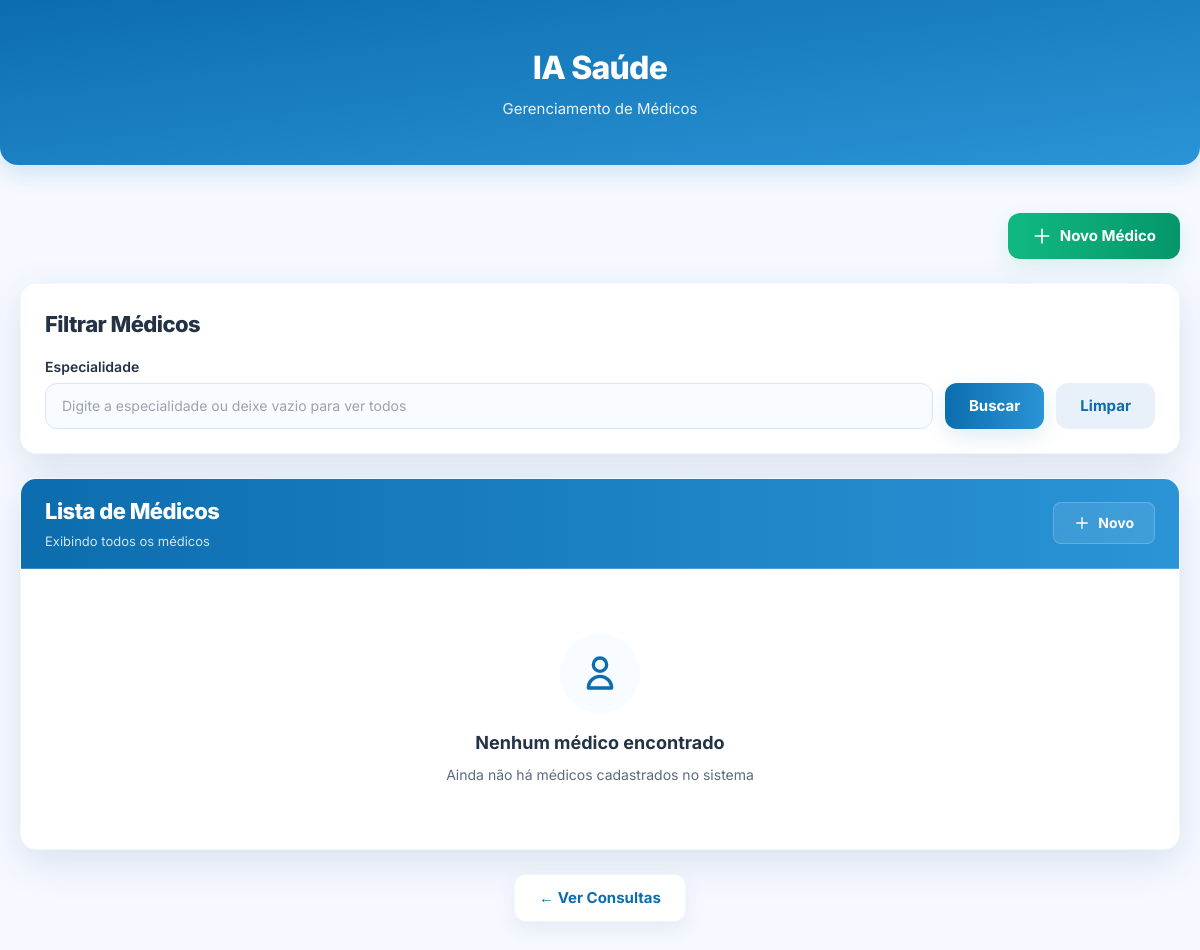
Before: /listar_medicos with the older database file.
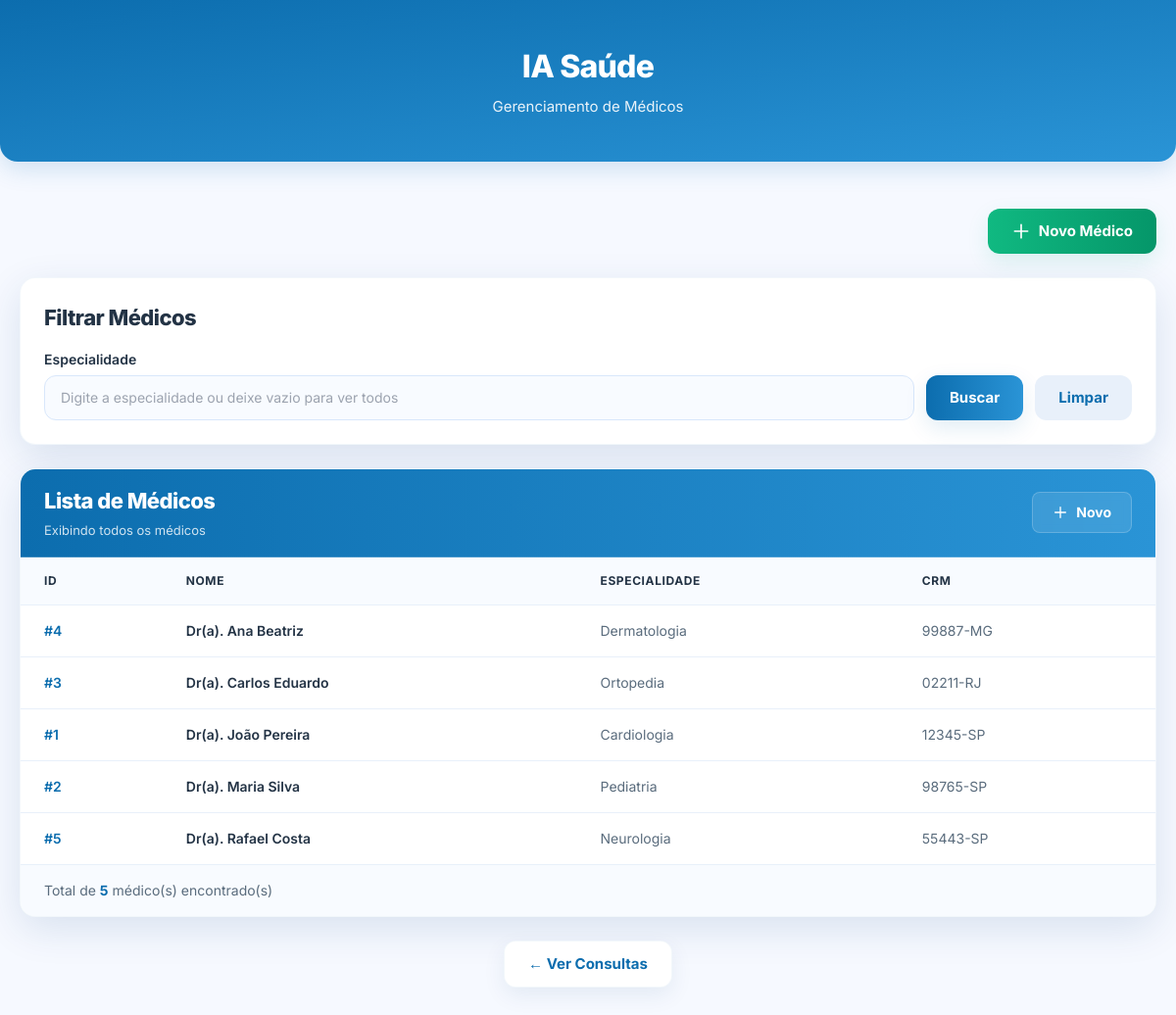
After: the same page with the newer database file.
### backend/models.py (models this page shows)
class Medico(Base):
    __tablename__ = 'medico'
    id = Column(Integer, primary_key=True, autoincrement=True)
    nome = Column(String, nullable=False)
    especialidade = Column(String, nullable=False)
    crm = Column(String, nullable=False)

### app.py (the view)
@app.route('/listar_medicos')
def listar_medicos():
    especialidade = request.args.get('especialidade', 'todos')
    try:
        sql = db_session.query(
            med.id.label('IDMedico'),
            med.nome.label('NomeMedico'),
            med.especialidade.label('Especialidade'),
            med.crm.label('CRM')
        )
        if especialidade != 'todos':
            sql = sql.filter(med.especialidade == especialidade)
        sql = sql.order_by(med.nome.asc())
        resultado = sql.all()
    except Exception:
        resultado = []
    return render_template('listar_medicos.html', especialidade=especialidade, resultado=resultado)

### app.py (called while the page is built)
@app.teardown_appcontext
def shutdown_session(exception=None):
    db_session.close()

### templates/listar_medicos.html (shortened to what this page needs)
<!DOCTYPE html>
<html lang="pt-br">
<head>
    <script src="https://cdn.tailwindcss.com"></script>
</head>
<body class="bg-[#f6f9ff] min-h-screen">
    <div class="w-full py-11 px-5 bg-gradient-to-br from-[#0c6dae] to-[#2a94d6] text-white text-center rounded-b-[18px] shadow-[0_8px_25px_rgba(12,106,174,0.16)]">
        <h1 class="text-[32px] font-extrabold tracking-tight mb-1.5">IA Saúde</h1>
        <p class="text-[15px] opacity-90">Gerenciamento de Médicos</p>
    </div>
    <div class="max-w-[1200px] mx-auto mt-12 px-5">
        <div class="mb-6 flex justify-end">
            <a
                href="{{ url_for('criacao_medicos') }}"
                class="px-6 py-3 rounded-xl bg-gradient-to-r from-[#10b981] to-[#059669] text-white font-bold text-[15px] shadow-[0_8px_22px_rgba(16,185,129,0.12)] hover:translate-y-[-2px] hover:shadow-[0_12px_28px_rgba(16,185,129,0.16)] hover:brightness-105 transition-all duration-200 inline-flex items-center gap-2"
            >
                <svg class="w-5 h-5" fill="none" stroke="currentColor" viewBox="0 0 24 24">
                    <path stroke-linecap="round" stroke-linejoin="round" stroke-width="2" d="M12 4v16m8-8H4"></path>
                </svg>
                Novo Médico
            </a>
        </div>
        <div class="bg-white rounded-2xl shadow-[0_12px_40px_rgba(10,60,120,0.12)] p-6 mb-6 border border-[rgba(44,113,180,0.06)]">
            <h2 class="text-[22px] font-extrabold text-[#233345] mb-4 tracking-tight">Filtrar Médicos</h2>
            <form method="GET" action="{{ url_for('listar_medicos') }}" class="flex gap-3 items-end">
                <div class="flex-1">
                    <label for="especialidade" class="block text-sm font-semibold text-[#233345] mb-1.5">Especialidade</label>
                    <input
                        type="text"
                        id="especialidade"
                        name="especialidade"
                        placeholder="Digite a especialidade ou deixe vazio para ver todos"
                        value="{% if especialidade != 'todos' %}{{ especialidade }}{% endif %}"
                        class="w-full px-4 py-3 text-sm rounded-xl border border-[#d8e7fb] bg-[#f8fbff] focus:border-[#0c6dae] focus:shadow-[0_6px_18px_rgba(12,106,174,0.12)] focus:outline-none transition-all"
                    >
                </div>
                <button
                    type="submit"
                    class="px-6 py-3 rounded-xl bg-gradient-to-r from-[#0c6dae] to-[#2a94d6] text-white font-bold text-[15px] shadow-[0_8px_22px_rgba(12,106,174,0.12)] hover:translate-y-[-2px] hover:shadow-[0_12px_28px_rgba(12,106,174,0.16)] hover:brightness-105 transition-all duration-200"
                >
                    Buscar
                </button>
                <a
                    href="{{ url_for('listar_medicos') }}"
                    class="px-6 py-3 rounded-xl bg-[#e8f0fa] text-[#0c6dae] font-bold text-[15px] hover:bg-[#d8e7fb] transition-all duration-200"
                >
                    Limpar
                </a>
            </form>
        </div>
        <div class="bg-white rounded-2xl shadow-[0_12px_40px_rgba(10,60,120,0.12)] overflow-hidden border border-[rgba(44,113,180,0.06)]">
            <div class="px-6 py-4 bg-gradient-to-r from-[#0c6dae] to-[#2a94d6] border-b border-[rgba(255,255,255,0.2)] flex justify-between items-center">
                <div>
                    <h2 class="text-[22px] font-extrabold text-white tracking-tight">Lista de Médicos</h2>
                    <p class="text-[13px] text-white/80 mt-1">
                        {% if especialidade != 'todos' %}
                            Resultados para: <strong>{{ especialidade }}</strong>
                        {% else %}
                            Exibindo todos os médicos
                        {% endif %}
                    </p>
                </div>
                <a
                    href="{{ url_for('criacao_medicos') }}"
                    class="px-5 py-2.5 rounded-lg bg-white/10 hover:bg-white/20 text-white font-bold text-sm backdrop-blur-sm transition-all duration-200 inline-flex items-center gap-2 border border-white/20"
                >
                    <svg class="w-4 h-4" fill="none" stroke="currentColor" viewBox="0 0 24 24">
                        <path stroke-linecap="round" stroke-linejoin="round" stroke-width="2" d="M12 4v16m8-8H4"></path>
                    </svg>
                    Novo
                </a>
            </div>
            {% if resultado %}
            <div class="overflow-x-auto">
                <table class="w-full">
                    <thead>
                        <tr class="bg-[#f8fbff] border-b border-[#e8f0fa]">
                            <th class="px-6 py-4 text-left text-xs font-bold text-[#233345] uppercase tracking-wider">ID</th>
                            <th class="px-6 py-4 text-left text-xs font-bold text-[#233345] uppercase tracking-wider">Nome</th>
                            <th class="px-6 py-4 text-left text-xs font-bold text-[#233345] uppercase tracking-wider">Especialidade</th>
                            <th class="px-6 py-4 text-left text-xs font-bold text-[#233345] uppercase tracking-wider">CRM</th>
                        </tr>
                    </thead>
                    <tbody class="divide-y divide-[#e8f0fa]">
                        {% for medico in resultado %}
                        <tr class="hover:bg-[#f8fbff] transition-colors duration-150">
                            <td class="px-6 py-4 text-sm font-semibold text-[#0c6dae]">
                                #{{ medico.IDMedico }}
                            </td>
                            <td class="px-6 py-4 text-sm font-semibold text-[#233345]">
                                Dr(a). {{ medico.NomeMedico }}
                            </td>
                            <td class="px-6 py-4 text-sm text-[#5a6c7d]">
                                {{ medico.Especialidade }}
                            </td>
                            <td class="px-6 py-4 text-sm text-[#5a6c7d]">
                                {{ medico.CRM }}
                            </td>
                        </tr>
                        {% endfor %}
                    </tbody>
                </table>
            </div>
            <div class="px-6 py-4 bg-[#f8fbff] border-t border-[#e8f0fa]">
                <p class="text-sm text-[#5a6c7d]">
                    Total de <strong class="text-[#0c6dae]">{{ resultado|length }}</strong> médico(s) encontrado(s)
                </p>
            </div>
            {% else %}
            <div class="px-6 py-16 text-center">
                <div class="w-20 h-20 mx-auto mb-4 rounded-full bg-[#f8fbff] flex items-center justify-center">
                    <svg class="w-10 h-10 text-[#0c6dae]" fill="none" stroke="currentColor" viewBox="0 0 24 24">
                        <path stroke-linecap="round" stroke-linejoin="round" stroke-width="2" d="M16 7a4 4 0 11-8 0 4 4 0 018 0zM12 14a7 7 0 00-7 7h14a7 7 0 00-7-7z"></path>
                    </svg>
                </div>
                <h3 class="text-lg font-bold text-[#233345] mb-2">Nenhum médico encontrado</h3>
                <p class="text-sm text-[#5a6c7d]">
                    {% if especialidade != 'todos' %}
                        Não existem médicos com a especialidade "{{ especialidade }}"
                    {% else %}
                        Ainda não há médicos cadastrados no sistema
                    {% endif %}
                </p>
            </div>
            {% endif %}
        </div>
        <div class="mt-6 flex gap-3 justify-center">
            <a
                href="{{ url_for('listar_consultas') }}"
                class="inline-block px-6 py-3 rounded-xl bg-white text-[#0c6dae] font-bold text-[15px] shadow-[0_8px_22px_rgba(10,60,120,0.08)] hover:shadow-[0_12px_28px_rgba(10,60,120,0.12)] hover:translate-y-[-2px] border border-[rgba(44,113,180,0.06)] transition-all duration-200"
            >
                ← Ver Consultas
            </a>
        </div>
    </div>
    <div class="h-16"></div>
</body>
</html>

### templates/listar_medicos.html (style rules this page uses)
body { font-family: 'Inter', 'Segoe UI', sans-serif; }

Changed rows visible on the page:
added Medico: IDMedico "4", NomeMedico "Ana Beatriz", Especialidade "Dermatologia", CRM "99887-MG"
added Medico: IDMedico "3", NomeMedico "Carlos Eduardo", Especialidade "Ortopedia", CRM "02211-RJ"
added Medico: IDMedico "1", NomeMedico "João Pereira", Especialidade "Cardiologia", CRM "12345-SP"
added Medico: IDMedico "2", NomeMedico "Maria Silva", Especialidade "Pediatria", CRM "98765-SP"
added Medico: IDMedico "5", NomeMedico "Rafael Costa", Especialidade "Neurologia", CRM "55443-SP"
Other visible differences:
{{ resultado|length }}: (not shown) → "5"
text no longer shown: "Nenhum médico encontrado Ainda não há médicos cadastrados no sistema"
text now shown: "ID NOME ESPECIALIDADE CRM Total de médico(s) encontrado(s)"
